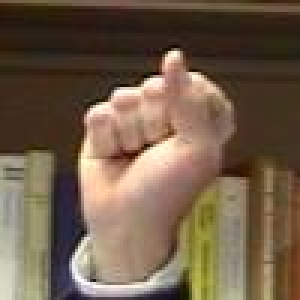
#> input picture testit2.jpg, 100 x 100 px (shown 3 times larger)
$ python testit1.py
#> lines starting #> are read from the running program, lines starting #| are printed output that depends on the picture
### codebook_loader_f.py
import numpy as np
from matplotlib import pyplot as plt
import time
import pickle
from scipy.cluster.vq import whiten,vq, kmeans

def constant_codebook():
  f=open("cbook.pkl","rb")
  codebook=pickle.load(f)
  #print (codebook)
  return codebook

#constant_codebook()

### testit1.py
import cv2
import os.path
import imutils
import numpy as np
from numpy import histogram, array
from matplotlib import pyplot as plt
import time
import pickle
from scipy.cluster.vq import whiten,vq, kmeans
import codebook_loader_f
from sklearn import svm


img = cv2.imread('./testit2.jpg')
#> img is the input picture: shape (100, 100, 3); mean B, G, R 73.3, 93.7, 113.1
mask = np.zeros(img.shape[:2],np.uint8)

bgdModel = np.zeros((1,65),np.float64)
fgdModel = np.zeros((1,65),np.float64)

rect = (20,1,80,90)
cv2.grabCut(img,mask,rect,bgdModel,fgdModel,5,cv2.GC_INIT_WITH_RECT)

mask2 = np.where((mask==2)|(mask==0),0,1).astype('uint8')
img = img*mask2[:,:,np.newaxis]
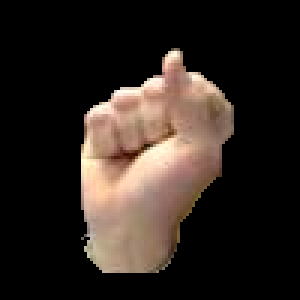
#> img: shape (100, 100, 3) (shown 3 times larger); mean B, G, R 32, 37.7, 46.8
cv2.imwrite('extracted3.jpg',img)


print ("dictForHisto has been imported")

sift = cv2.xfeatures2d.SIFT_create()
img= cv2.imread('./extracted.jpg',0)
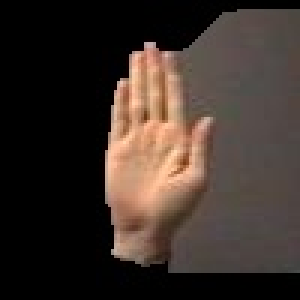
#> input picture extracted.jpg, 100 x 100 px (shown 3 times larger)
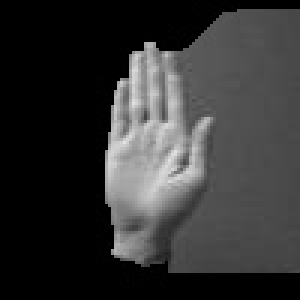
#> img: shape (100, 100) (shown 3 times larger); min 0, max 227, mean 51.6
gray = imutils.resize(img, width = 400)
kp,des = sift.detectAndCompute(gray,None)
#> kp = 85 keypoints; strongest (x, y, size): (204, 202, 111.5), (199, 61, 9), (180, 76, 10.4), (165, 330, 23)
img=cv2.drawKeypoints(gray,kp,0)
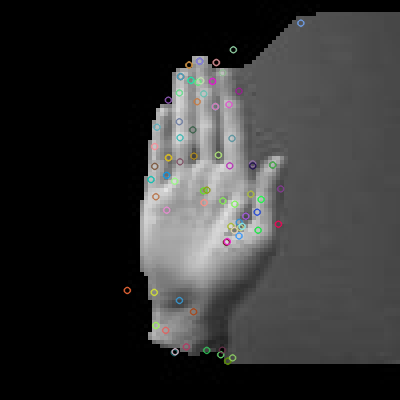
#> img: shape (400, 400, 3); mean of channels 0, 1, 2 51.6, 51.7, 51.6; drawn as B, G, R


whitened=whiten(des)
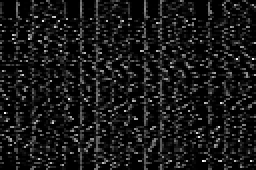
#> whitened: shape (85, 128) float32 (shown 2 times larger); min 0, max 7.16, mean 0.677; drawn with min black and max white

codebook=codebook_loader_f.constant_codebook()
#> (reads cbook.pkl from the repository)

#print ("mai bhi chal ra hu")
code, dist = vq(whitened, codebook)
#> code = 85 values, max 90 at index 18, min 1 at index 19, mean 48.34; dist = 85 values, max 14.1 at index 80, min 3.63 at index 84, mean 8.17
histogram_of_words, bin_edges = histogram(code,
                                            bins=range(codebook.shape[0] + 1),
                                            density=True)
#> histogram_of_words = 94 values, max 0.0588 at index 49, min 0 at index 0, mean 0.0106; bin_edges = 95 values from 0 to 94


s=open("svm.pkl","rb")
#> (reads svm.pkl from the repository)
#> (the run stopped early here; a loop or call above may not have finished)
